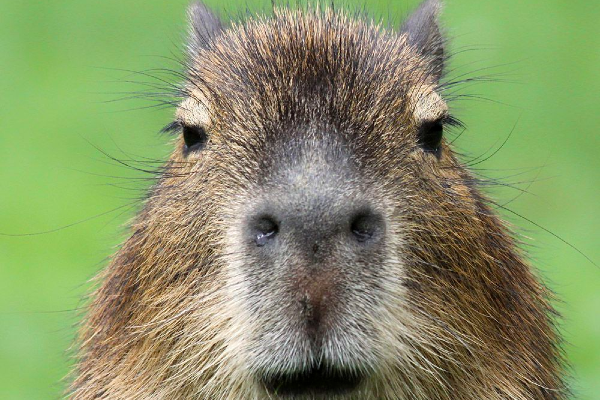
#> input picture Learn PYTHON_Python OGREN/11_Yapay Zeka Artificial Intelligence/opencv_projects/images/square1_600x400.png, 600 x 400 px
$ python mat_05_matris_traspose.py
#> lines starting #> are read from the running program, lines starting #| are printed output that depends on the picture
# traspose işlemi
import cv2, numpy as np

goruntu = cv2.imread('images/square1_600x400.png')
#> goruntu is the input picture: shape (400, 600, 3); mean B, G, R 103.2, 147.4, 135.1
cv2.imshow("Orjinal Goruntu", goruntu)

trasposeSekli = cv2.transpose(goruntu)
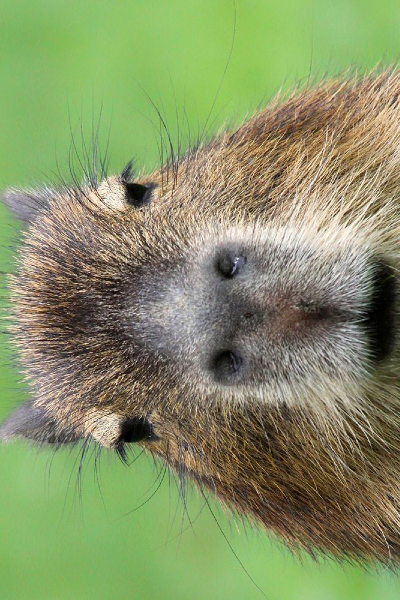
#> trasposeSekli: shape (600, 400, 3); mean B, G, R 103.2, 147.4, 135.1
cv2.imshow("Traspose sekli", trasposeSekli)

cv2.waitKey(0)
cv2.destroyAllWindows()

$ run again, with Learn PYTHON_Python OGREN/11_Yapay Zeka Artificial Intelligence/opencv_projects/images/top1_32x32.png copied over Learn PYTHON_Python OGREN/11_Yapay Zeka Artificial Intelligence/opencv_projects/images/square1_600x400.png
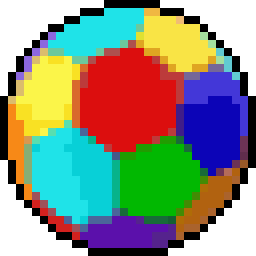
#> input picture Learn PYTHON_Python OGREN/11_Yapay Zeka Artificial Intelligence/opencv_projects/images/top1_32x32.png, 256 x 256 px
#> goruntu is the input picture: shape (256, 256, 3); mean B, G, R 126.1, 143.2, 137
#> `trasposeSekli = cv2.transpose(goruntu)`:
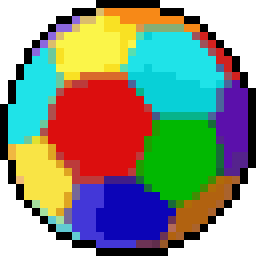
#> trasposeSekli: shape (256, 256, 3); mean B, G, R 126.1, 143.2, 137
